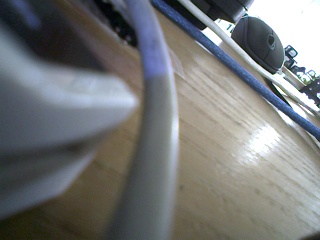
#> input picture imageProcess/004_Smooth/capture.jpg, 320 x 240 px
$ python main.py
#> lines starting #> are read from the running program, lines starting #| are printed output that depends on the picture
#!/usr/bin/env python3
# -*- coding: utf-8 -*-

import cv2
import numpy as np
from matplotlib import pyplot as plt

img = cv2.imread('capture.jpg')
#> img is the input picture: shape (240, 320, 3); mean B, G, R 119.1, 118.6, 116.7

blur = cv2.blur(img,(5,5))
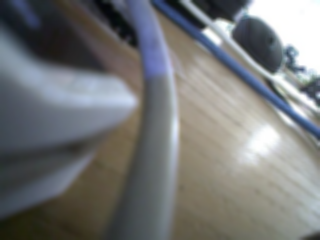
#> blur: shape (240, 320, 3); mean B, G, R 119.1, 118.6, 116.7

plt.subplot(121),plt.imshow(img),plt.title('Original')
plt.xticks([]), plt.yticks([])
plt.subplot(122),plt.imshow(blur),plt.title('Blurred')
plt.xticks([]), plt.yticks([])
plt.show()
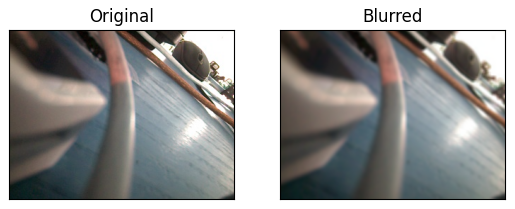
#> figure drawn by matplotlib, 2 panels; B, G, R data is drawn as R, G, B
